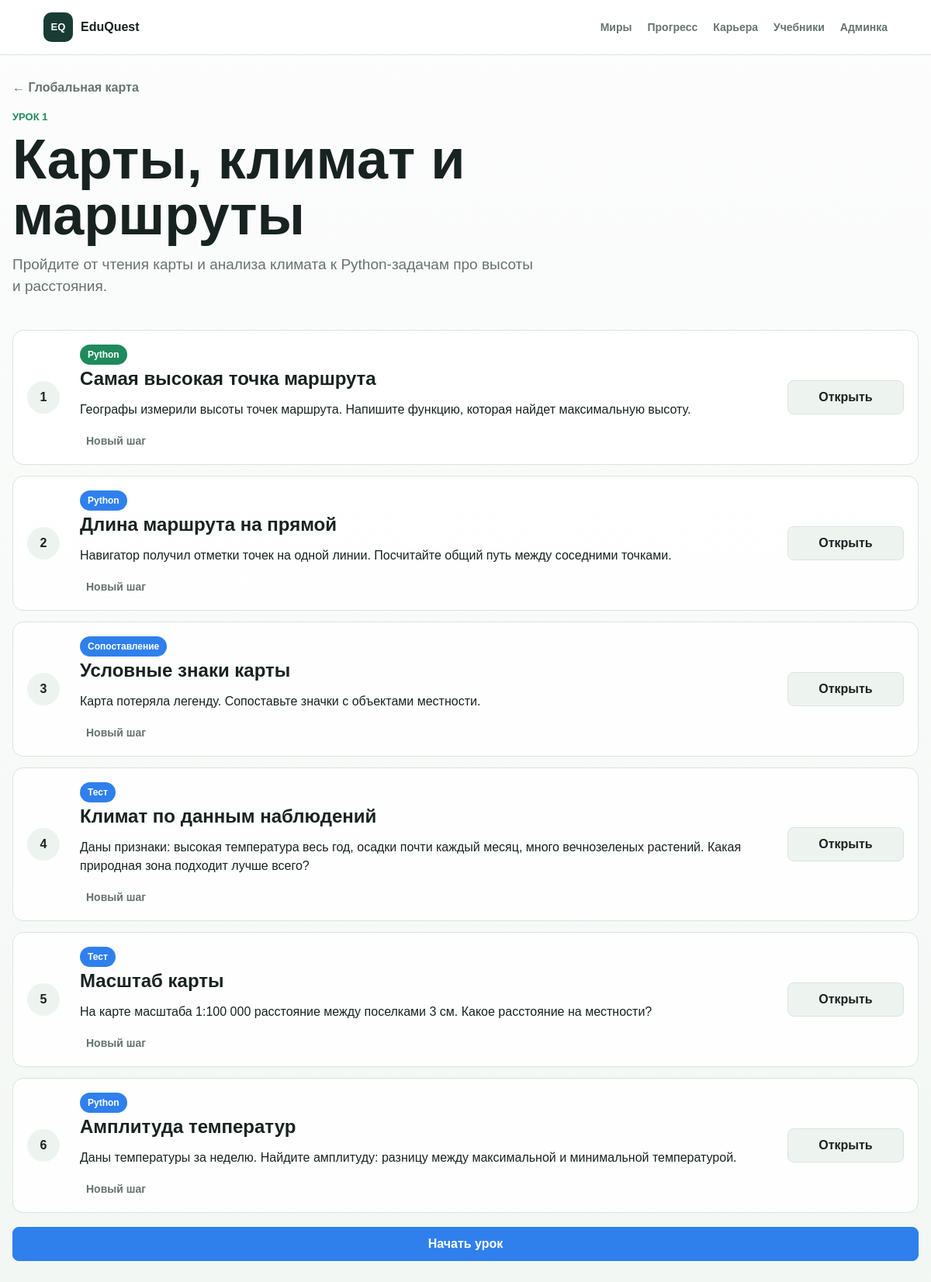
Page /world/geography/lesson/maps-climate-routes/ on the committed database.
### main/models.py (models this page shows, shortened)
class Lesson(models.Model):
    world = models.ForeignKey(World, on_delete=models.CASCADE, related_name='lessons')
    title = models.CharField('Название урока', max_length=120)
    slug = models.SlugField('URL-адрес урока')
    theme = models.CharField('Тема внутри мира', max_length=120, default='Основные темы')
    intro = models.TextField('Описание урока')
    min_points_required = models.PositiveIntegerField('RP для открытия', default=0)
    order = models.PositiveSmallIntegerField('Порядок', default=1)
    is_active = models.BooleanField('Показывать на сайте', default=True)
    class Meta:
        ordering = ['world__order', 'order', 'title']
        unique_together = ['world', 'slug']
        verbose_name = 'урок'
        verbose_name_plural = 'уроки'

class World(models.Model):
    title = models.CharField('Название мира', max_length=80)
    slug = models.SlugField('URL-адрес', unique=True)
    subject = models.CharField('Предмет', max_length=80)
    intro = models.TextField('Короткое описание')
    color = models.CharField('Основной цвет', max_length=20, default='#2f80ed')
    accent = models.CharField('Акцентный цвет', max_length=20, default='#27ae60')
    icon = models.CharField('Иконка', max_length=40, default='spark')
    order = models.PositiveSmallIntegerField('Порядок', default=1)
    class Meta:
        ordering = ['order', 'title']
        verbose_name = 'научный мир'
        verbose_name_plural = 'научные миры'

class Quest(models.Model):
    class Difficulty(models.IntegerChoices):
        NOVICE = 1, 'Новичок'
        RESEARCHER = 2, 'Исследователь'
        EXPERT = 3, 'Эксперт'
    class TaskType(models.TextChoices):
        PYTHON = 'python', 'Python'
        QUIZ = 'quiz', 'Тест'
        MATCH = 'match', 'Сопоставление'
    world = models.ForeignKey(World, on_delete=models.CASCADE, related_name='quests')
    lesson = models.ForeignKey(
        Lesson,
        on_delete=models.CASCADE,
        related_name='steps',
        null=True,
        blank=True,
        verbose_name='Урок',
    )
    title = models.CharField('Название задачи', max_length=120)
    slug = models.SlugField('URL-адрес', unique=True)
    task_type = models.CharField('Тип задания', max_length=20, choices=TaskType.choices, default=TaskType.PYTHON)
    difficulty = models.PositiveSmallIntegerField('Сложность', choices=Difficulty.choices)
    story = models.TextField('Сюжет задачи')
    theory = models.TextField('Предметная справка')
    starter_code = models.TextField('Стартовый код', blank=True)
    tests = models.JSONField('Тесты Python', default=list, blank=True)
    content = models.JSONField('Данные задания', default=dict, blank=True)
    hint = models.TextField('Подсказка')
    easier_text = models.TextField('Упрощенный вариант', blank=True)
    reward_points = models.PositiveSmallIntegerField('Баллы', default=20)
    visual_kind = models.CharField('Тип визуализации', max_length=40, default='chart')
    order = models.PositiveSmallIntegerField('Порядок', default=1)
    step_order = models.PositiveSmallIntegerField('Порядок шага в уроке', default=1)
    is_active = models.BooleanField('Показывать на сайте', default=True)
    class Meta:
        ordering = ['world__order', 'lesson__order', 'step_order', 'difficulty', 'order', 'title']
        verbose_name = 'квест'
        verbose_name_plural = 'квесты'

### main/views.py (the view)
# urls.py: path('world/<slug:world_slug>/lesson/<slug:lesson_slug>/', views.lesson_detail, name='lesson_detail'),
def lesson_detail(request, world_slug, lesson_slug):
    session_key = _session_key(request)
    lesson = get_object_or_404(
        Lesson.objects.select_related('world'),
        world__slug=world_slug,
        slug=lesson_slug,
    )
    progress = _progress_for_world(session_key, lesson.world)
    if progress.points < lesson.min_points_required:
        return redirect('main:world_detail', slug=lesson.world.slug)
    steps = Quest.objects.filter(lesson=lesson, is_active=True).annotate(
        solved_at=Max(
            'submissions__created_at',
            filter=Q(submissions__session_key=session_key, submissions__is_success=True),
        ),
        failed_at=Max(
            'submissions__created_at',
            filter=Q(submissions__session_key=session_key, submissions__is_success=False),
        ),
        tries=Count('submissions', filter=Q(submissions__session_key=session_key)),
    )
    first_step = steps.first()
    return render(
        request,
        'main/lesson.html',
        {
            'lesson': lesson,
            'steps': steps,
            'first_step': first_step,
            'summary': _student_summary(session_key),
        },
    )

### main/views.py (called while the page is built)
def _session_key(request):
    key = request.session.get('student_key') or request.session.session_key
    if not key:
        key = token_urlsafe(24)
    request.session['student_key'] = key
    return key

def _progress_for_world(session_key, world):
    return Progress.objects.filter(session_key=session_key, world=world).first() or SimpleNamespace(
        world=world,
        points=0,
        solved_count=0,
    )

### main/templates/main/lesson.html (shortened to what this page needs)
{% extends 'main/base.html' %}
{% block content %}
<section class="world-hero" style="--world: {{ lesson.world.color }}; --accent: {{ lesson.world.accent }};">
    <div>
        <a class="back-link" href="{% url 'main:world_detail' lesson.world.slug %}">← {{ lesson.world.title }}</a>
        <p class="eyebrow">Урок {{ lesson.order }}</p>
        <h1>{{ lesson.title }}</h1>
        <p class="lead">{{ lesson.intro }}</p>
    </div>
</section>
<section class="step-board">
    {% for step in steps %}
        <article class="step-card {% if step.solved_at %}is-done{% elif step.failed_at %}is-failed{% endif %}">
            <span class="step-number {% if step.solved_at %}status-ok{% elif step.failed_at %}status-bad{% endif %}">{{ forloop.counter }}</span>
            <div>
                <span class="badge level-{{ step.difficulty }}">{{ step.get_task_type_display }}</span>
                <h2>{{ step.title }}</h2>
                <p>{{ step.story }}</p>
                {% if step.solved_at %}
                    <span class="status done">Шаг пройден</span>
                {% elif step.failed_at %}
                    <span class="status bad">Есть ошибка</span>
                {% elif step.tries %}
                    <span class="status">Попыток: {{ step.tries }}</span>
                {% else %}
                    <span class="status">Новый шаг</span>
                {% endif %}
            </div>
            <a class="button ghost" href="{% url 'main:quest_detail' lesson.world.slug step.slug %}">Открыть</a>
        </article>
    {% empty %}
        <p class="empty">В уроке пока нет шагов.</p>
    {% endfor %}
</section>
{% if first_step %}
    <a class="button primary lesson-start" style="--world: {{ lesson.world.color }}" href="{% url 'main:quest_detail' lesson.world.slug first_step.slug %}">Начать урок</a>
{% endif %}
{% endblock %}

### static/eduquest/css/eduquest.css (style rules this page uses)
:root { --bg: #f3f7f4; --ink: #182321; --muted: #66736f; --surface: #ffffff; --surface-2: #edf4f0; --line: #d8e4de; --blue: #2f80ed; --green: #1f8a5b; --violet: #7c4dff; --amber: #d69b1f; --red: #c94f5c; }
* { box-sizing: border-box; }
html { overflow-x: hidden; }
body { margin: 0; min-height: 100vh; overflow-x: hidden; background: linear-gradient(180deg, rgba(255, 255, 255, 0.75), rgba(243, 247, 244, 0.92)), var(--bg); color: var(--ink); font-family: Arial, Helvetica, sans-serif; line-height: 1.5; }
a { color: inherit; }
.hero, .world-hero, .quest-layout, .progress-layout, .map-layout { display: grid; gap: 24px; }
.hero > *, .world-hero > *, .quest-layout > *, .progress-layout > *, .map-layout > *, .career-hero > *, .knowledge-band > *, .topic-index-card > *, .step-card > * { min-width: 0; }
.eyebrow { margin: 0 0 8px; color: var(--green); font-size: 13px; font-weight: 900; letter-spacing: 0; text-transform: uppercase; }
h1, h2, p { margin-top: 0; overflow-wrap: anywhere; }
h1 { max-width: 760px; margin-bottom: 14px; font-size: clamp(38px, 6vw, 72px); line-height: 1; }
h2 { margin-bottom: 10px; font-size: 24px; }
.lead { max-width: 680px; color: var(--muted); font-size: 19px; overflow-wrap: anywhere; }
.button { display: inline-flex; max-width: 100%; min-height: 44px; align-items: center; justify-content: center; padding: 0 18px; border: 1px solid var(--line); border-radius: 8px; background: var(--surface); color: var(--ink); font-weight: 900; text-decoration: none; cursor: pointer; overflow-wrap: anywhere; text-align: center; }
.button.primary { width: 100%; border-color: var(--world, var(--green)); background: var(--world, var(--green)); color: #fff; }
.button.ghost { background: var(--surface-2); }
.world-hero { grid-template-columns: minmax(0, 1fr) 320px; align-items: end; margin-bottom: 22px; }
.back-link { display: inline-block; margin-bottom: 16px; color: var(--muted); font-weight: 800; text-decoration: none; }
.badge { display: inline-flex; max-width: 100%; min-height: 26px; align-items: center; padding: 3px 10px; border-radius: 999px; color: #fff; font-size: 12px; font-weight: 900; overflow-wrap: anywhere; text-align: center; }
.level-1 { background: var(--green); }
.level-2 { background: var(--blue); }
.status { display: inline-block; max-width: 100%; margin-left: 8px; color: var(--muted); font-size: 14px; font-weight: 800; overflow-wrap: anywhere; }
.step-board { display: grid; gap: 14px; }
.step-card { display: grid; grid-template-columns: 52px minmax(0, 1fr) minmax(120px, 150px); gap: 16px; align-items: center; padding: 18px; border: 1px solid var(--line); border-radius: 14px; background: rgba(255, 255, 255, 0.9); }
.step-number, .step-strip a { display: grid; place-items: center; border-radius: 999px; font-weight: 900; }
.step-number { width: 42px; height: 42px; background: var(--surface-2); }
.lesson-start { margin-top: 18px; }

### rows in the picture
Lesson: world "Глобальная карта", order "1", title "Карты, климат и маршруты", intro "Пройдите от чтения карты и анализа климата к Python-задачам про высоты и расстояния."
Quest: task_type "Python", title "Самая высокая точка маршрута", story "Географы измерили высоты точек маршрута. Напишите функцию, которая найдет максимальную высоту.", shows "Новый шаг"
Quest: task_type "Python", title "Длина маршрута на прямой", story "Навигатор получил отметки точек на одной линии. Посчитайте общий путь между соседними точками.", shows "Новый шаг"
Quest: task_type "Сопоставление", title "Условные знаки карты", story "Карта потеряла легенду. Сопоставьте значки с объектами местности.", shows "Новый шаг"
Quest: task_type "Тест", title "Климат по данным наблюдений", story "Даны признаки: высокая температура весь год, осадки почти каждый месяц, много вечнозеленых растений. Какая природная зона подходит лучше всего?", shows "Новый шаг"
Quest: task_type "Тест", title "Масштаб карты", story "На карте масштаба 1:100 000 расстояние между поселками 3 см. Какое расстояние на местности?", shows "Новый шаг"
Quest: task_type "Python", title "Амплитуда температур", story "Даны температуры за неделю. Найдите амплитуду: разницу между максимальной и минимальной температурой.", shows "Новый шаг"
